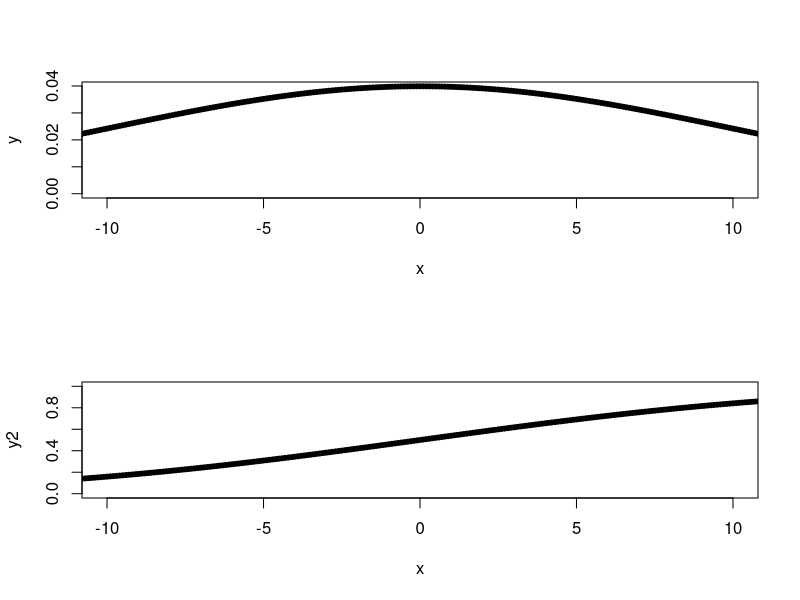
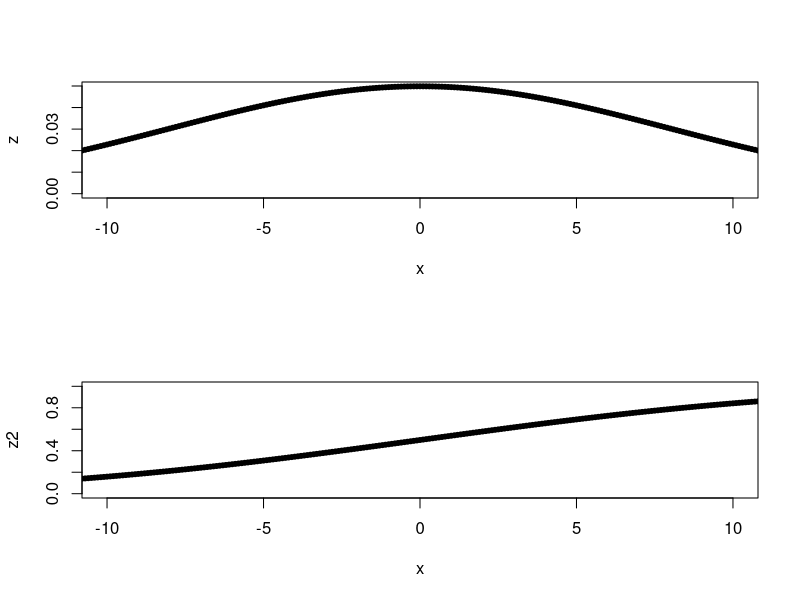
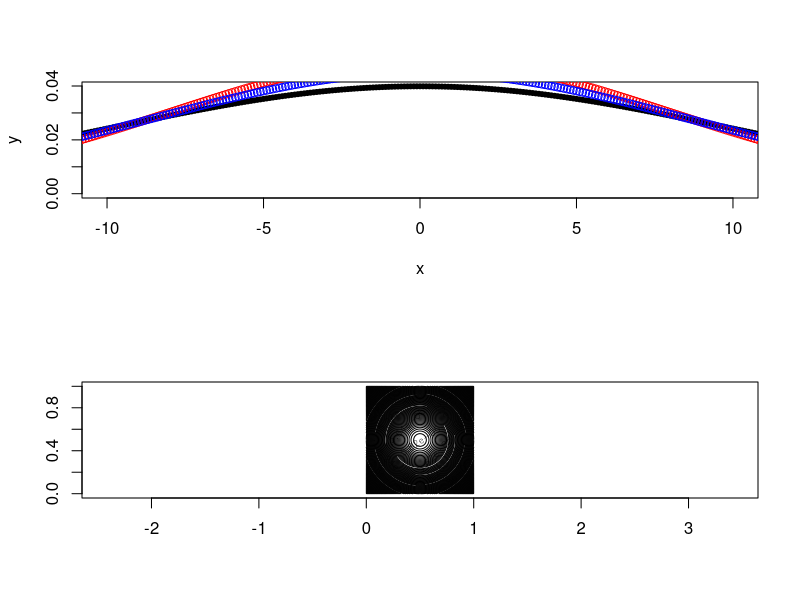
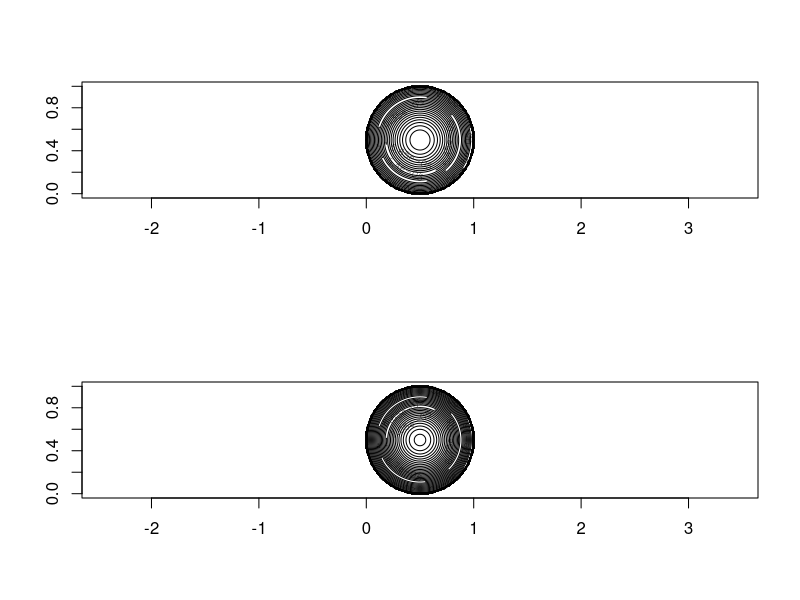

Write R code to recreate these figures, in order. (Note: this script raises an error after producing the figures.)
#############################################################################################################################
#
#  code to write the dispersal matrix for a given number of patches and dispersal kernel to go into Nemo
#  19 Jan 2015
#
#############################################################################################################################



# FOR A LANDSCAPE OF A GIVEN SIZE

patches.x <- 1000	# number of patches going horizontally in the cylinder, the range will expand in this direction
patches.y <- 10		# number of patches lined up vertically in the cylinder
	# mostly irrelevant for figuring out dispersal kernel, except don't want it to loop entirely around the cylinder
	# cut in half when creating the landscape because I want symmetry so the edges match up, the landscape will be made then mirrored



# CREATE THE DISPERSAL MATRIX

# dispersal kernel from 1 patch to surrounding patches
#	want it to be Gaussian and vary to having more LDD (long distance dispersal)
dist.mean <- 0
dist.sd <- 10	# this is sigma, one standard deviation

par(mfrow=c(2,1))
#plot this kernel
x <- seq(-patches.x/2, patches.x/2, by=0.1)  # vector of length odd number so that there can be a middle match
y <- dnorm(x, mean=dist.mean, sd=dist.sd)
plot(x,y, pch=20, xlim=c(-patches.x/100, patches.x/100))

#plot the cumulative density of this kernel
y2 <- pnorm(x, mean=dist.mean, sd=dist.sd)
plot(x,y2, pch=20, xlim=c(-patches.x/100, patches.x/100))


########################################################################################################################
#
#	for summing 2 distributions to create kurtosis:
#

dist.sd2 <- 8	# sigma of second distribution
z <- dnorm(x, mean=dist.mean, sd=dist.sd2)	# uses the same x values
plot(x,z, pch=20, xlim=c(-patches.x/100, patches.x/100))
	# plot that distribution alone, not useful because R scales automatically

#plot the cumulative density of this kernel, also not really useful
z2 <- pnorm(x, mean=dist.mean, sd=dist.sd)
plot(x,z2, pch=20, xlim=c(-patches.x/100, patches.x/100))

# what proportion of the total do I want the first distribution to take up?
prop.dist1 <- 0.5
prop.dist2 <- 1 - prop.dist1	# only using 2 distributions total, so proportion for the second distribution is 1 minus the first

plot(x,y, pch=20, xlim=c(-patches.x/100, patches.x/100))	# first distribution
points(x,z, col="red")		# second distribution
points(x, ((y*prop.dist1) + (z*prop.dist2)), col="blue")
	# divide by 2 because have to normalize to one since there are two distributions

########################################################################################################################


# create the kernel in 1-D
# cut it off to a meaningful tail - here, 99.9% of the distribution is included



#  *** IF USING MULTIPLE DISTRIBUTIONS FROM ABOVE, UNCODE FOLLOWING LINES to use the values combined and normalized
#	z will be overwritten in the code below, so don't try to use it again
#
# y <- ((y*prop.dist1) + (z*prop.dist2))
# y2 <- ((y2*prop.dist1) + (z2*prop.dist2))


z <- which(x==median(x)) # find the central point of the distribution
# take the distribution up to 99% cumulative, from the middle -> 4sigma is 99.9936 percent of the distribution
cum.dist <- y2[z+1]-y2[z-1]
for(i in 1:length(y2/2)){
	if(cum.dist >= 0.9999) break
	new.cum.dist <- (y2[z-i+1] - y2[z-(i+1)]) + (y2[z+i+1] - y2[z+(i-1)])	# add the two amounts on either side of the existing sum 
		# (working from middle value outwards)
	cum.dist <- cum.dist + new.cum.dist	# add those amounts to the cumulative sum
}
# number of cells on either side of the middle to include
cells.either.side <- i
cells.to.break.kernel.into <- cells.either.side + cells.either.side + 1		# add 1 for the center cell

kernel.1d <- rep(NA, cells.to.break.kernel.into)
natal.patch <- median(1:cells.to.break.kernel.into)
kernel.1d[natal.patch] <- y2[z+1]-y2[z-1]		# value in the central, natal patch, cell
for(i in 1:length(y2/2)){
	if(i > cells.either.side) break
	kernel.1d[natal.patch+i] <- (y2[z-i+1] - y2[z-(i+1)])	# add the two amounts on either side of the existing sum 
	kernel.1d[natal.patch-i] <- (y2[z-i+1] - y2[z-(i+1)])	# add the two amounts on either side of the existing sum 
}

normalized.kernel.1d <- kernel.1d/sum(kernel.1d)


# multiply it by itself to create the 2-D
horizontal.to.multiply <- matrix(NA, nrow=length(normalized.kernel.1d), ncol=length(normalized.kernel.1d))
vertical.to.multiply <- matrix(NA, nrow=length(normalized.kernel.1d), ncol=length(normalized.kernel.1d))
for(j in 1:length(normalized.kernel.1d)){
	horizontal.to.multiply[j,] <- normalized.kernel.1d
	vertical.to.multiply[,j] <- normalized.kernel.1d
}

multiplied.kernels <- horizontal.to.multiply * vertical.to.multiply


# plot the multiplied matrix
library(graphics)
contour(multiplied.kernels, asp=1, nlevels=length(normalized.kernel.1d))

# find the cutoff value for distance travelled, i.e. which contours don't make the full circle around because they travel farther than the central column/row?
lower.cutoff <- multiplied.kernels[1,which(normalized.kernel.1d==max(normalized.kernel.1d))]
multiplied.kernels[multiplied.kernels < lower.cutoff] <- 0	# replace values lower than the cutoff with zero
# plot the multiplied matrix that's been cut off to circular distances
contour(multiplied.kernels, asp=1, nlevels=length(normalized.kernel.1d))

# restandardize so all sums to 1
restandardized.multiplied.kernels <- multiplied.kernels/sum(multiplied.kernels)
contour(restandardized.multiplied.kernels, asp=1, nlevels=length(normalized.kernel.1d))
disp.kernel <- restandardized.multiplied.kernels

middle.of.kernel <- ceiling(length(disp.kernel[,1])/2)	# works because there are an odd number for the length/width
max.dist.include.natal <- middle.of.kernel	# the maximum number of cells an individual might migrate including 1 as staying in natal patch
max.dist.exclude.natal <- middle.of.kernel - 1


#############################################################################################################################
#
#	NOW WE HAVE THE DISPERSAL KERNEL
#
#	GO AHEAD AND MAKE THE DISPERSAL MATRIX
#
#############################################################################################################################



# dispersal matrix needs to be patch number x patch number with columns summing to 1
#patches.x
#patches.y
total.patches <- patches.x * patches.y

disp.mat <- matrix(0, nrow= total.patches, ncol= total.patches) 	
	# dispersal matrix is patch number by patch number
	# it is all zeros so I can simply fill in the non-zero values
	
# make an identifying number for all patches, go down each column before moving on to the next column
patch.number.ids <- matrix(0, nrow= patches.y, ncol= patches.x)
for(i in 1: (patches.x * patches.y)){
	patch.number.ids[i] <- i
}



# a function to mirror image a matrix
rotate90 <- function(x) t(apply(x, 2, rev))
mirror <- function(x) rotate90(rotate90(x))


# FOR A GIVEN PATCH, WHAT PATCHES ARE THERE TO CHOOSE FROM FOR MIGRATION

column.length <- patches.y
row.length <- patches.x

for(i in 1: patches.y){		# row
	for(j in 1: patches.x){	# column

		focal.patch.id <- patch.number.ids[i,j]
		potential.rows.vertical <- (i - max.dist.exclude.natal):(i + max.dist.exclude.natal)
		potential.columns.horizontal <- (j - max.dist.exclude.natal):(j + max.dist.exclude.natal)

		# check within bounds for rows
		if(TRUE %in% (potential.rows.vertical > column.length)){	# at the bottom of the cylinder, loop to top
			how.many.over <- table((potential.rows.vertical > column.length))[[2]]	
				# number of trues, i.e. those that are greater than the max column height
			potential.rows.vertical <- c((i - max.dist.exclude.natal):(column.length), 1:how.many.over)
		}
		if(TRUE %in% (potential.rows.vertical < 1)){	# at the top of the cylinder, loop to bottom
			how.many.under <- table((potential.rows.vertical < 1))[[2]]	
				# number of trues, i.e. those that are greater than the max column height
			potential.rows.vertical <- c((column.length-(how.many.under-1)):column.length, 1:(i + max.dist.exclude.natal))
		}
		# check within bounds for columns; DO NOT want these to loop to the other end of the x spectrum
		if(TRUE %in% (potential.columns.horizontal > row.length)){	# at the right end of the cylinder, don't loop
			how.many.over <- table((potential.columns.horizontal > row.length))[[2]]	
				# number of trues, i.e. those that are greater than the right end of the cylinder
			potential.columns.horizontal <- (j - max.dist.exclude.natal):(row.length)
		}
		if(TRUE %in% (potential.columns.horizontal < 1)){	# at the left end of the cylinder, don't loop 
			how.many.under <- table((potential.columns.horizontal < 1))[[2]]	
				# number of trues, i.e. those that are less than the left end of the cylinder
			potential.columns.horizontal <- 1:(j + max.dist.exclude.natal)
		}

		# take those columns and rows and create a list of potential patches
		potential.patches.matching.kernel <- patch.number.ids[potential.rows.vertical, potential.columns.horizontal]




		if(length(potential.patches.matching.kernel) < length(disp.kernel)){
			print("Patch dispersal kernel hits the left or right border!")
			# when at the left or right end of the cylinder, need to add in the extra migration - make boundaries reflecting
			
			# how many columns should be in the kernel total:
			kernel.length <- max.dist.include.natal + max.dist.exclude.natal
			
			
			# are we at the left or right edge?
			
			# left edge
			if(TRUE %in% (1: patches.y %in% potential.patches.matching.kernel)){
				# how many columns do we have / are we missing in the kernel
				short.kernel <- length(potential.patches.matching.kernel[1,])
				cols.missing <- kernel.length - short.kernel
				
				# missing that many columns, and in this case on the left
				# so mirror those 2 columns and add them on to the dispersal kernel existing leftmost columns
				
				modified.disp.kernel <- disp.kernel[, -c(1:cols.missing)]
				add.on.missing <- disp.kernel[, c(1:cols.missing)]
				if(cols.missing > 1){
					# mirror the dispersal kernel bit being added back on
					add.on.missing <- mirror(add.on.missing)
					for(k in 1:cols.missing){
						modified.disp.kernel[,k] <- modified.disp.kernel[,k] + add.on.missing[,k]
					}
				}else{
					modified.disp.kernel[,1] <- modified.disp.kernel[,1] + add.on.missing
				}
			}
			
			
			# right edge
			if(TRUE %in% (((total.patches-patches.y): total.patches) %in% potential.patches.matching.kernel)){
				# how many columns do we have / are we missing in the kernel
				short.kernel <- length(potential.patches.matching.kernel[1,])
				cols.missing <- kernel.length - short.kernel
				
				# missing that many columns, and in this case on the right
				# so mirror those columns if there are more than 1 and add them on to the dispersal kernel existing rightmost columns
				
				modified.disp.kernel <- disp.kernel[, -c(kernel.length:(kernel.length - (cols.missing-1)))]
				add.on.missing <- disp.kernel[, c(kernel.length:(kernel.length - (cols.missing-1)))]	# this ALREADY mirrored any columns greater than 1
				
				# harder on the right side to line up matrices for adding, so just add zeros to the existing reflected probabilities that are being added on
				empty.cols.to.add <- short.kernel - cols.missing
				
				# harder on the right side to line up matrices for adding, so just add zeros to the existing reflected probabilities that are being added on
				for(kk in 1: empty.cols.to.add){
					add.on.missing  <- cbind(rep(0, kernel.length), add.on.missing)
				}
				modified.disp.kernel <- modified.disp.kernel + add.on.missing				
			}
			# put the dispersal probability values into the dispersal matrix
			disp.mat[focal.patch.id, potential.patches.matching.kernel] <- modified.disp.kernel
			
		}else{
			#this is the simple case where values can just be inserted because we are not at the left or right boundary
			
			disp.mat[focal.patch.id, potential.patches.matching.kernel] <- disp.kernel	
				# for the focal patch we are on, that is the row number in the final dispersal matrix for nemo
				# insert into that row the values of where that patch sends migrants
		}
	}
}



setwd("~/Documents/My_Documents/UBC/Research/Range_SimulationProject/R_Code")

write(disp.mat, file="DispMatrix.txt", ncolumns=(total.patches), sep=", ")
	# this adds in the commas and maintains the columns, need the brackets another way


# can't get the brackets in properly without it writing them as a row instead of a column.  Quicker fix to just paste file into excel and concatenate the brackets in that way




#############################################################################################################################
#############################################################################################################################


# PATCH CAPACITY MATRIX

# also write the patch capacity matrix

# carrying capacity
K <- 10

# where to initiate the pop

# total number of pops
total.patches
# those patches are arrayed by:
# vertical number of patches
patches.y
# horizontal number of patches
patches.x

# width to initiate the pops over
initial.x <- 5

# that width creates this number of pops which are ordered correctly at the beginning of the list because of how the dispersal matriz has been constructed
initial.num.pops <- initial.x * patches.y


# FOR BURN IN
burnin <- paste(c("{", paste(rep(K, initial.num.pops), collapse=", "), ",", paste(rep(0, (total.patches - initial.num.pops)), collapse=", "), "}"), collapse=" ")

# FOR EXPANSION
expansion <- paste(c("{", paste(rep(K, total.patches), collapse=", "), "}"), collapse=" ")








#############################################################################################################################










#############################################################################################################################
#############################################################################################################################
#############################################################################################################################
#############################################################################################################################

#temp <- as.matrix(cbind.data.frame(as.matrix(rep("{", total.patches)), disp.mat, as.matrix(rep("}", total.patches))))
#temp2 <- disp.mat
#temp3 <- cbind(NA, disp.mat, NA)
#temp2$end <- rep("}", total.patches)
#new.mat <- read.table("DispMatrix.txt")
#test <- cbind(rep("{", total.patches), new.mat, rep("}", total.patches))
#write(as.matrix(test), file="test_DispMatrix.txt", ncolumns=(total.patches+2))


# forward migration, each row needs to sum to 1
#for(i in 1: total.patches){		# go through one row, i.e. one patch
#	for(j in 1: total.patches){	# proceed through that row's columns, i.e. one patch
		# patch 1 to patch 1
		# 2 to 2
		# 3 to 3 .... etc
#		temp.sum <- 0
#		if(i == j) {
#			disp.mat[i,j] <- disp.kernel[middle.of.kernel, middle.of.kernel] # we are in the natal patch, give it that dispersal probability
#			temp.sum <- temp.sum + disp.kernel[middle.of.kernel, middle.of.kernel]	# want to make sure we stop putting values in when we've reached the sum of 1
#		}
#		if(i != j){		# we are not in the natal patch, figure out where we are in the kernel
#			diff <- j-i	# how many patches are we from the natal patch in that row?
#			if(diff <= max.dist.include.natal){			
#			}
#		}
#	}
#}




# not sure if I need this? patch ids jsut within the dispersal kernel
#kernel.ids <- matrix(0, nrow=length(disp.kernel[,1]), ncol=length(disp.kernel[1,]))
#for(i in 1:length(disp.kernel)){
#	kernel.ids[i] <- i
#}

# don't need the array because things seem to stay lined up without it, so can just paste them in, saving the code below just in case though

#potential.patches.matching.kernel.with.disp.array <- c(as.vector(potential.patches.matching.kernel), as.vector(disp.kernel))
#dim(potential.patches.matching.kernel.with.disp.array) <- c((max.dist.include.natal+ max.dist.exclude.natal), (max.dist.include.natal+ max.dist.exclude.natal), 2)

# NOW HAVE AN ARRAY TO CALL FROM for patch ID and it's probability of being dispersed to by the focal patch



